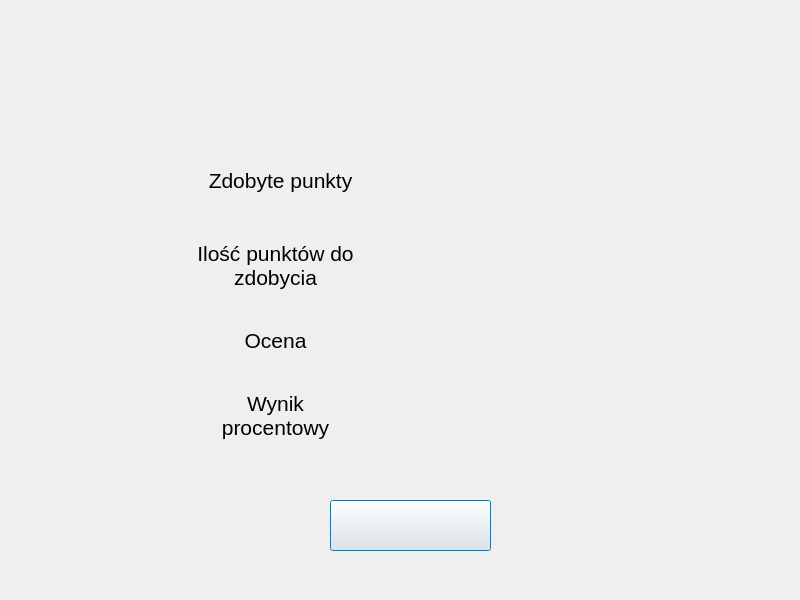
<?xml version="1.0" encoding="UTF-8"?>
<ui version="4.0">
 <class>Dialog</class>
 <widget class="QDialog" name="Dialog">
  <property name="geometry">
   <rect>
    <x>0</x>
    <y>0</y>
    <width>800</width>
    <height>600</height>
   </rect>
  </property>
  <property name="windowTitle">
   <string>Dialog</string>
  </property>
  <widget class="QLabel" name="label">
   <property name="geometry">
    <rect>
     <x>0</x>
     <y>0</y>
     <width>800</width>
     <height>600</height>
    </rect>
   </property>
   <property name="text">
    <string/>
   </property>
   <property name="pixmap">
    <pixmap>assets/Screen2/TloGlowneZTytulem.png</pixmap>
   </property>
   <property name="scaledContents">
    <bool>true</bool>
   </property>
  </widget>
  <widget class="QLabel" name="label_2">
   <property name="geometry">
    <rect>
     <x>190</x>
     <y>160</y>
     <width>181</width>
     <height>41</height>
    </rect>
   </property>
   <property name="font">
    <font>
     <pointsize>16</pointsize>
    </font>
   </property>
   <property name="text">
    <string>Zdobyte punkty</string>
   </property>
   <property name="scaledContents">
    <bool>false</bool>
   </property>
   <property name="alignment">
    <set>Qt::AlignCenter</set>
   </property>
   <property name="wordWrap">
    <bool>true</bool>
   </property>
  </widget>
  <widget class="QLabel" name="label_3">
   <property name="geometry">
    <rect>
     <x>180</x>
     <y>230</y>
     <width>191</width>
     <height>71</height>
    </rect>
   </property>
   <property name="font">
    <font>
     <pointsize>16</pointsize>
    </font>
   </property>
   <property name="text">
    <string>Ilość punktów do zdobycia</string>
   </property>
   <property name="scaledContents">
    <bool>false</bool>
   </property>
   <property name="alignment">
    <set>Qt::AlignCenter</set>
   </property>
   <property name="wordWrap">
    <bool>true</bool>
   </property>
  </widget>
  <widget class="QLabel" name="label_4">
   <property name="geometry">
    <rect>
     <x>200</x>
     <y>320</y>
     <width>151</width>
     <height>41</height>
    </rect>
   </property>
   <property name="font">
    <font>
     <pointsize>16</pointsize>
    </font>
   </property>
   <property name="text">
    <string>Ocena</string>
   </property>
   <property name="scaledContents">
    <bool>false</bool>
   </property>
   <property name="alignment">
    <set>Qt::AlignCenter</set>
   </property>
   <property name="wordWrap">
    <bool>true</bool>
   </property>
  </widget>
  <widget class="QLabel" name="label_5">
   <property name="geometry">
    <rect>
     <x>200</x>
     <y>390</y>
     <width>151</width>
     <height>51</height>
    </rect>
   </property>
   <property name="font">
    <font>
     <pointsize>16</pointsize>
    </font>
   </property>
   <property name="text">
    <string>Wynik procentowy</string>
   </property>
   <property name="scaledContents">
    <bool>false</bool>
   </property>
   <property name="alignment">
    <set>Qt::AlignCenter</set>
   </property>
   <property name="wordWrap">
    <bool>true</bool>
   </property>
  </widget>
  <widget class="QLabel" name="PointLabel">
   <property name="geometry">
    <rect>
     <x>420</x>
     <y>160</y>
     <width>181</width>
     <height>41</height>
    </rect>
   </property>
   <property name="font">
    <font>
     <pointsize>16</pointsize>
    </font>
   </property>
   <property name="text">
    <string/>
   </property>
   <property name="scaledContents">
    <bool>false</bool>
   </property>
   <property name="alignment">
    <set>Qt::AlignCenter</set>
   </property>
   <property name="wordWrap">
    <bool>true</bool>
   </property>
  </widget>
  <widget class="QLabel" name="MaxPointLabel">
   <property name="geometry">
    <rect>
     <x>420</x>
     <y>240</y>
     <width>181</width>
     <height>41</height>
    </rect>
   </property>
   <property name="font">
    <font>
     <pointsize>16</pointsize>
    </font>
   </property>
   <property name="text">
    <string/>
   </property>
   <property name="scaledContents">
    <bool>false</bool>
   </property>
   <property name="alignment">
    <set>Qt::AlignCenter</set>
   </property>
   <property name="wordWrap">
    <bool>true</bool>
   </property>
  </widget>
  <widget class="QLabel" name="GradeLabel">
   <property name="geometry">
    <rect>
     <x>420</x>
     <y>320</y>
     <width>181</width>
     <height>41</height>
    </rect>
   </property>
   <property name="font">
    <font>
     <pointsize>16</pointsize>
    </font>
   </property>
   <property name="text">
    <string/>
   </property>
   <property name="scaledContents">
    <bool>false</bool>
   </property>
   <property name="alignment">
    <set>Qt::AlignCenter</set>
   </property>
   <property name="wordWrap">
    <bool>true</bool>
   </property>
  </widget>
  <widget class="QLabel" name="PercentLabel">
   <property name="geometry">
    <rect>
     <x>420</x>
     <y>390</y>
     <width>181</width>
     <height>41</height>
    </rect>
   </property>
   <property name="font">
    <font>
     <pointsize>16</pointsize>
    </font>
   </property>
   <property name="text">
    <string/>
   </property>
   <property name="scaledContents">
    <bool>false</bool>
   </property>
   <property name="alignment">
    <set>Qt::AlignCenter</set>
   </property>
   <property name="wordWrap">
    <bool>true</bool>
   </property>
  </widget>
  <widget class="QPushButton" name="QuitTestButton">
   <property name="geometry">
    <rect>
     <x>330</x>
     <y>500</y>
     <width>161</width>
     <height>51</height>
    </rect>
   </property>
   <property name="text">
    <string/>
   </property>
   <property name="icon">
    <iconset>
     <normaloff>assets/Chapters/Topics/ZakonczTest.png</normaloff>assets/Chapters/Topics/ZakonczTest.png</iconset>
   </property>
   <property name="iconSize">
    <size>
     <width>161</width>
     <height>51</height>
    </size>
   </property>
  </widget>
 </widget>
 <resources/>
 <connections/>
</ui>
